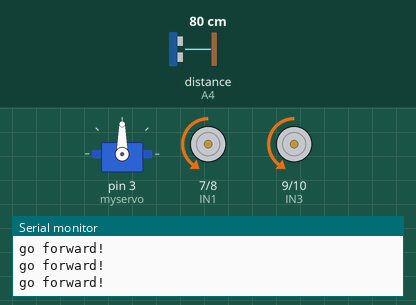
Simulated run of this sketch. Board: Arduino Uno, built with avr-gcc and run on an emulated ATmega328P. Shown: servo, motor-driver pin pairs drawn as motors (green arrow = first pin HIGH = forward, orange = second pin HIGH = backward, longer = more drive, scaled by the enable pin), the last lines printed to the serial monitor. Wiring (inferred from the names in the program): ultrasonic range finder: trigger A5; echo A4. The test bench sets the inputs (shaded band); at power-on: distance to the obstacle (sensor on A4) 80 cm. The echo pulse lasts 58.3 µs per cm.

Above: at 1.8 s.
1.9 s: distance to the obstacle (sensor on A4) set to 28 cm
3.4 s: distance to the obstacle (sensor on A4) set to 22 cm
At 4.4 s:
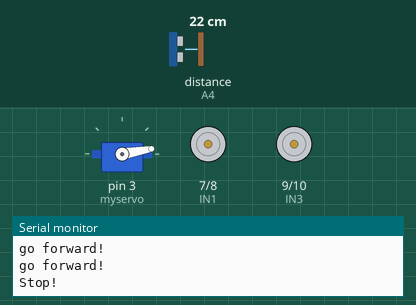
6.5 s: distance to the obstacle (sensor on A4) set to 19 cm
At 9.4 s:
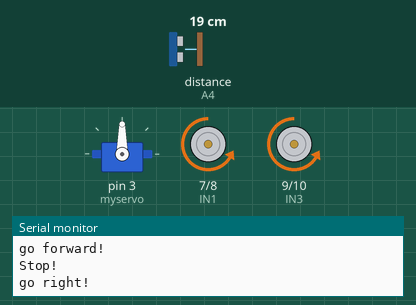
9.6 s: distance to the obstacle (sensor on A4) set to 35 cm
At 11.2 s:
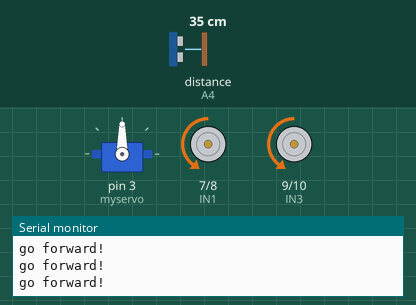
Timing chart, 0 to 12.3 s (numbered marks = the images above; inputs shaded):
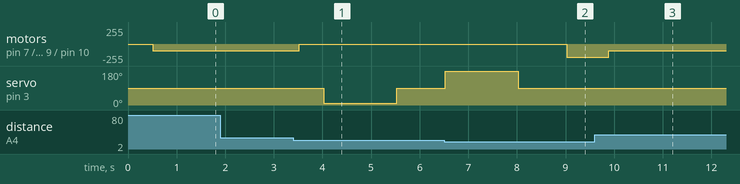

The sketch:

000000000_Obstacle_Avoidance_Car.ino
```cpp
//www.elegoo.com
//2016.09.23
/*
Use "myservo.write (angle)" to command the micron servo
to the angle degree which has a range from 10 to 180.
If it exceeds the range, the micro servo won’t recognize
this angle and will keep rotating.
*/
#include <Servo.h>
Servo myservo; // create servo object to control servo
#define SERVO_PIN  11
#define LPT 2 // scan loop coumter
#define BUZZ_PIN     13

#define IN1  7    //Right motor(K1/K2) direction Pin 7
#define IN2  8  //Right motor(K1/K2) direction Pin 8
#define IN3  9  //Left motor(K3/K4) direction Pin 9
#define IN4  10  //Left motor(K3/K4) direction Pin 10
#define ENA  5   //D5 to ENA PWM speed pin for Right motor(K1/K2)
#define ENB  6   //D6 to ENB PWM speed pin for Left motor(K3/K4)
int ABS = 100;
int ABSS = 200;
int Echo = A4;
int Trig = A5;
#define Echo_PIN    2 // Ultrasonic Echo pin connect to D2
#define Trig_PIN    3  // Ultrasonic Trig pin connect to D3


int rightDistance = 0,leftDistance = 0,middleDistance = 0 ;
void _mForward()
{
 analogWrite(ENA,ABS);
 analogWrite(ENB,ABS);
  //digitalWrite(in1,HIGH);//digital output
  //digitalWrite(in2,LOW);
  //igitalWrite(in3,LOW);
  //digitalWrite(in4,HIGH);
  digitalWrite(IN4,HIGH);
  digitalWrite(IN3,LOW);
  digitalWrite(IN2,HIGH );
  digitalWrite(IN1,LOW);
 Serial.println("go forward!");
}

void _mBack()
{
 analogWrite(ENA,ABS);
 analogWrite(ENB,ABS);
  //digitalWrite(in1,LOW);
  //digitalWrite(in2,HIGH);
  //digitalWrite(in3,HIGH);
  //digitalWrite(in4,LOW);
  digitalWrite(IN4,LOW);
  digitalWrite(IN3,HIGH);
  digitalWrite(IN2,LOW);
  digitalWrite(IN1,HIGH);
 Serial.println("go back!");
}

void _mleft()
{
 analogWrite(ENA,ABSS);
 analogWrite(ENB,ABSS);
  digitalWrite(IN1,HIGH);
  digitalWrite(IN2,LOW);
  digitalWrite(IN3,HIGH);
  digitalWrite(IN4,LOW);
 Serial.println("go left!");
}

void _mright()
{
 analogWrite(ENA,ABSS);
 analogWrite(ENB,ABSS);
  digitalWrite(IN1,LOW);
  digitalWrite(IN2,HIGH);
  digitalWrite(IN3,LOW);
  digitalWrite(IN4,HIGH);
 Serial.println("go right!");
}
void _mStop()
{
  //digitalWrite(ENA,LOW);
  //digitalWrite(ENB,LOW);
  digitalWrite(IN1, LOW);
  digitalWrite(IN2, LOW);
  digitalWrite(IN3, LOW);
  digitalWrite(IN4, LOW);
  Serial.println("Stop!");
}
 /*Ultrasonic distance measurement Sub function*/
int Distance_test()
{
  digitalWrite(Trig, LOW);
  delayMicroseconds(2);
  digitalWrite(Trig, HIGH);
  delayMicroseconds(5);
  digitalWrite(Trig, LOW);
  float Fdistance = pulseIn(Echo, HIGH);
  Fdistance= Fdistance/70;
  return (int)Fdistance;
}

void setup()
{
  myservo.attach(3);// attach servo on pin 3 to servo object
  Serial.begin(9600);
  pinMode(Echo, INPUT);
  pinMode(Trig, OUTPUT);
  pinMode(IN1,OUTPUT);
  pinMode(IN2,OUTPUT);
  pinMode(IN3,OUTPUT);
  pinMode(IN4,OUTPUT);
  pinMode(ENA,OUTPUT);
  pinMode(ENB,OUTPUT);
  _mStop();
}

void loop()
{
    myservo.write(90);//setservo position according to scaled value
    delay(500);
    middleDistance = Distance_test();
    #ifdef send
    Serial.print("middleDistance=");
    Serial.println(middleDistance);
    #endif

    if(middleDistance<=20)
    {
      _mStop();
      delay(500);
      myservo.write(10);//10°-180°
      delay(1000);
      rightDistance = Distance_test();

      #ifdef send
      Serial.print("rightDistance=");
      Serial.println(rightDistance);
      #endif

      delay(500);
       myservo.write(90);
      delay(1000);
      myservo.write(180);
      delay(1000);
      leftDistance = Distance_test();

      #ifdef send
      Serial.print("leftDistance=");
      Serial.println(leftDistance);
      #endif

      delay(500);
      myservo.write(90);
      delay(1000);
      if(rightDistance>leftDistance)
      {
        _mright();
        delay(360);
       }
       else if(rightDistance<leftDistance)
       {
        _mleft();
        delay(360);
       }
       else if((rightDistance<=20)||(leftDistance<=20))
       {
        _mBack();
        delay(180);
       }
       else
       {
        _mForward();
       }
    }
    else
        _mForward();
}
```

Measured:
- the behaviour switches between 26 and 25 cm on distance to the obstacle (sensor on A4) (found by bisection; images 0 and 1)
- the behaviour switches between 22 and 21 cm on distance to the obstacle (sensor on A4) (found by bisection; images 1 and 2)
- after the input at 3.4 s, motor on pin 7 (IN1) / pin 8 (IN2), motor on pin 9 (IN3) / pin 10 (IN4): backward 100/255 → stopped after 0.13 s; servo on pin 3 (myservo): 90° → 10° after 0.63 s, → 90° 1.5 s later
- after the input at 6.5 s, motor on pin 7 (IN1) / pin 8 (IN2), motor on pin 9 (IN3) / pin 10 (IN4): stopped → backward 200/255 after 2.5 s
- after the input at 9.6 s, motor on pin 7 (IN1) / pin 8 (IN2), motor on pin 9 (IN3) / pin 10 (IN4): backward 200/255 → backward 100/255 after 0.29 s; servo on pin 3 (myservo): stays 90° (without the input it goes to 10° after 0.79 s)
